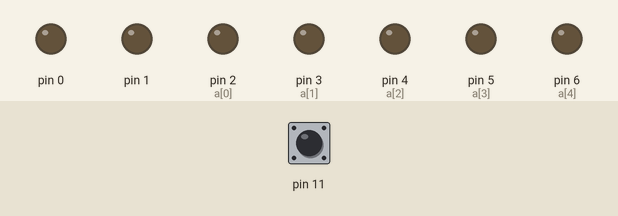
Recording of a sketch running on a simulated Arduino Uno, built with avr-gcc and run on an emulated ATmega328P. Shown: output pins drawn as LEDs (lit = HIGH). Dashed ring = blinking. The test bench sets the inputs (shaded band); at power-on: pin 11 HIGH. Random numbers use the default seed unless the sketch sets one.

Above: at 1.2 s.
1.3 s: pin 11 pulled LOW for 1 s
At 2.4 s:
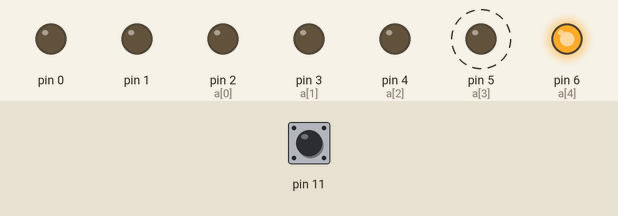
4.3 s: pin 11 pulled LOW for 0.15 s
At 5.4 s:
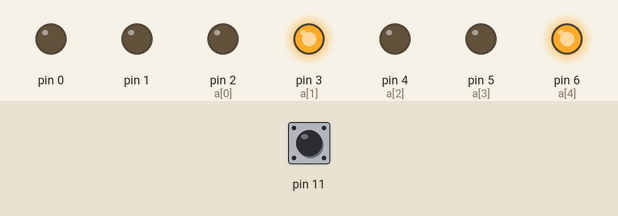
5.9 s: pin 11 pulled LOW for 3.2 s
At 10.3 s:
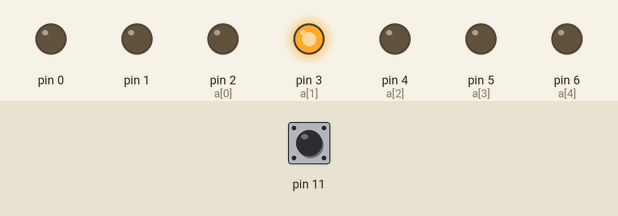
Timing chart, 0 to 11.8 s (numbered marks = the images above; inputs shaded):
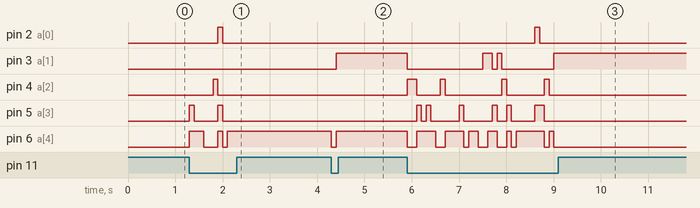

The sketch:

sketch_jul14a.ino
```cpp
int a[7]={2,3,4,5,6,7,8};
int num[10][7]={
  {0,0,0,0,0,0,1},
  {1,0,0,1,1,1,1},
  {0,0,1,0,0,1,0},
  {0,0,0,0,1,1,0},
  {1,0,0,1,1,0,0},
  {0,1,0,0,1,0,0},
  {0,1,0,0,0,0,0},
  {0,0,0,1,1,1,1},
  {0,0,0,0,0,0,0},
  {0,0,0,0,1,0,0}
  };
void setup() {
  for(int i=0; i<7; i++){
  pinMode(i,OUTPUT);
  }
  pinMode(11, INPUT_PULLUP);
}

void loop() {
  if (digitalRead(11)==LOW){
    int b=random(0,10);
    for(int i=0; i<7; i++){
   digitalWrite(a[i],num[b][i]);
    }
  }
  delay(100);
}
```

Measured:
- after the input at 1.3 s, pin 2 (a[0]): LOW → HIGH after 0.60 s, → LOW 0.10 s later; pin 4 (a[2]): LOW → HIGH after 0.50 s, → LOW 0.10 s later; pin 5 (a[3]): alternates HIGH for 0.10 s and LOW for 0.50 s, 4 changes in all, then stays LOW, starting at once; pin 6 (a[4]): goes HIGH 0.30 s, LOW 0.30 s, HIGH 0.10 s, LOW 0.10 s, then HIGH, starting at once
- after the input at 4.3 s, pin 3 (a[1]): LOW → HIGH after 0.10 s; pin 6 (a[4]): HIGH → LOW at once, → HIGH 0.10 s later
- after the input at 5.9 s, pin 2 (a[0]): LOW → HIGH after 2.7 s, → LOW 0.10 s later; pin 3 (a[1]): goes LOW 1.6 s, HIGH 0.20 s, LOW 0.10 s, HIGH 0.10 s, LOW 1.1 s, then HIGH, starting at once
